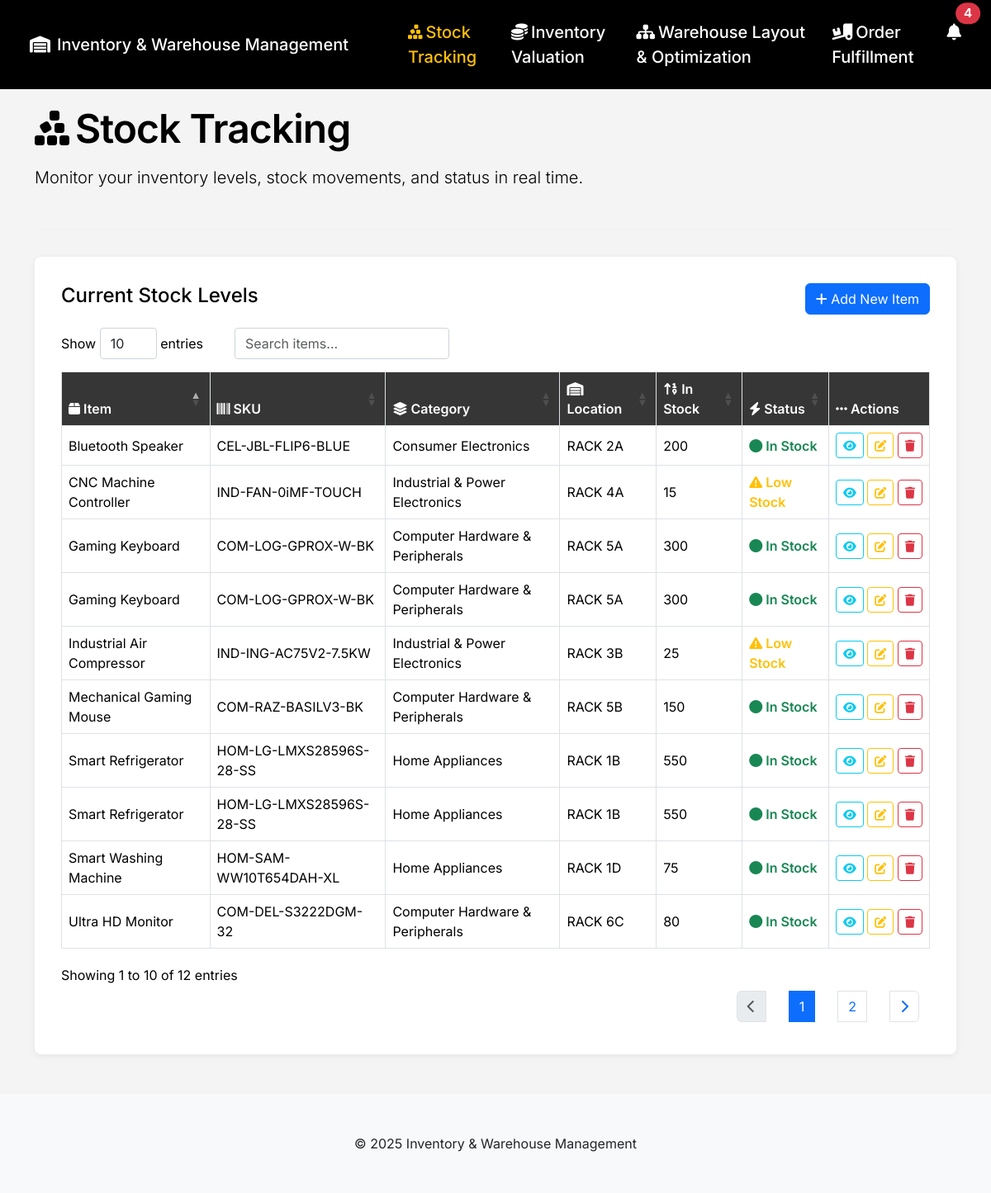
Page /stock-tracking.php on the committed database.
### tables this page shows
CREATE TABLE `stocks` (
  `item` varchar(100) NOT NULL,
  `bar` varchar(255) NOT NULL,
  `category` varchar(100) NOT NULL,
  `location` varchar(100) NOT NULL,
  `price` float(255,2) NOT NULL,
  `id` int(10) NOT NULL,
  `stock` int(255) DEFAULT NULL,
  `notified` tinyint(1) DEFAULT 0
);

### stock-tracking.php (the view, shortened to what this page needs)
<?php include "config/config.php"; ?>
<!DOCTYPE html>
<html lang="en">
<head>
    <link rel="stylesheet" href="https://cdn.jsdelivr.net/npm/bootstrap@5.3.3/dist/css/bootstrap.min.css">
    <link rel="stylesheet" href="https://cdnjs.cloudflare.com/ajax/libs/font-awesome/6.5.2/css/all.min.css">
    <link rel="stylesheet" href="https://cdn.datatables.net/1.13.7/css/dataTables.bootstrap5.min.css">
    <link rel="stylesheet" href="https://cdnjs.cloudflare.com/ajax/libs/animate.css/4.1.1/animate.min.css"/>
</head>
<body>
    <nav class="navbar navbar-expand-lg navbar-dark fixed-top py-3">
        <div class="container-fluid">
            <a class="navbar-brand ps-4" href="index.php">
              <i class="fa-solid fa-warehouse me-2"></i>Inventory & Warehouse Management
            </a>
            <div class="collapse navbar-collapse justify-content-end" id="navbarNav">
                <ul class="navbar-nav gap-3">
                    <li class="nav-item ms-5">
                        <a class="nav-link active" href="stock-tracking.php"><i class="fa-solid fa-cubes-stacked me-1"></i>Stock Tracking</a>
                    </li>
                    <li class="nav-item">
                        <a class="nav-link" href="inventory-valuation.php"><i class="fa-solid fa-coins me-1"></i>Inventory Valuation</a>
                    </li>
                    <li class="nav-item">
                        <a class="nav-link" href="warehouse-layout-optimization.php"><i class="fa-solid fa-sitemap me-1"></i>Warehouse Layout & Optimization</a>
                    </li>
                    <li class="nav-item">
                        <a class="nav-link" href="order-fulfillment.php"><i class="fa-solid fa-truck-ramp-box me-1"></i>Order Fulfillment</a>
                    </li>
                    <li>
                        <div class="nav-item dropdown me-3">
                            <a class="nav-link position-relative" href="#" id="notificationDropdown" data-bs-toggle="dropdown" aria-expanded="false" onclick="markNotificationsSeen()">
                                <i class="fa-solid fa-bell"></i>
                                <span class="position-absolute top-0 start-100 translate-middle badge rounded-pill bg-danger">
                                    <?php
                                    $query = "SELECT COUNT(*) as con FROM stocks WHERE stock < 49 AND notified = 0";
                                    $result = mysqli_query($conn, $query);
                                    echo mysqli_fetch_array($result)['con'];
                                    ?>
                                </span>
                            </a>
                        </div>
                    </li>
                </ul>
            </div>
        </div>
    </nav>
    <div class="container" style="margin-top: 120px;">
        <div class="row mb-4">
            <div class="col-12 animate__animated animate__fadeInLeft">
                <div class="section-title mb-2"><i class="fa-solid fa-cubes-stacked me-2"></i>Stock Tracking</div>
                <p class="lead">Monitor your inventory levels, stock movements, and status in real time.</p>
            </div>
        </div>
        <hr class="divider">
        <div class="main-container section-image-animate">
            <div class="d-flex justify-content-between align-items-center mb-3">
                <h4>Current Stock Levels</h4>
                <button type="button" class="btn btn-primary" data-bs-toggle="modal" data-bs-target="#addItemModal">
                    <i class="fa fa-plus"></i> Add New Item
                </button>
            </div>
            <div class="table-responsive">
                <table class="table table-bordered align-middle" id="stockTable">
                    <thead>
                        <tr>
                            <th scope="col"><i class="fa-solid fa-box"></i> Item</th>
                            <th scope="col"><i class="fa-solid fa-barcode"></i> SKU</th>
                            <th scope="col"><i class="fa-solid fa-layer-group"></i> Category</th>
                            <th scope="col"><i class="fa-solid fa-warehouse"></i> Location</th>
                            <th scope="col"><i class="fa-solid fa-sort-numeric-up"></i> In Stock</th>
                            <th scope="col"><i class="fa-solid fa-bolt"></i> Status</th>
                            <th scope="col"><i class="fa-solid fa-ellipsis-h"></i> Actions</th>
                        </tr>
                    </thead>
                    <tbody>
                        <?php
                        $quer = "SELECT * FROM stocks";
                        $res = mysqli_query($conn, $quer);
                        while($data = mysqli_fetch_array($res)){
                            $status_class = '';
                            $status_icon = '';
                            $status_text = '';
                            if($data['stock'] == 0){
                                $status_class = 'out-stock';
                                $status_icon = 'fa-xmark-circle';
                                $status_text = 'Out of Stock';
                            } elseif($data['stock'] > 50){
                                $status_class = 'in-stock';
                                $status_icon = 'fa-circle';
                                $status_text = 'In Stock';
                            } else {
                                $status_class = 'low-stock';
                                $status_icon = 'fa-triangle-exclamation';
                                $status_text = 'Low Stock';
                            }
                            ?>
                            <tr>
                                <td><?php echo htmlspecialchars($data['item']); ?></td>
                                <td><?php echo htmlspecialchars($data['bar']); ?></td>
                                <td><?php echo htmlspecialchars($data['category']); ?></td>
                                <td><?php echo htmlspecialchars($data['location']); ?></td>
                                <td data-order="<?php echo $data['stock']; ?>"><?php echo $data['stock']; ?></td>
                                <td data-order="<?php echo $data['stock']; ?>">
                                    <span class="stock-status <?php echo $status_class; ?>">
                                        <i class="fa-solid <?php echo $status_icon; ?>"></i> <?php echo $status_text; ?>
                                    </span>
                                </td>
                                <td>
                                    <a href="view.php?barcode=<?php echo urlencode($data['bar']); ?>" class="btn btn-sm btn-outline-info"><i class="fa fa-eye"></i></a>
                                    <a href="edit.php?barcode=<?php echo urlencode($data['bar']); ?>" class="btn btn-sm btn-outline-warning"><i class="fa fa-edit"></i></a>
                                    <a href="delete.php?barcode=<?php echo urlencode($data['bar']); ?>" class="btn btn-sm btn-outline-danger" onclick="return confirm('Are you sure you want to delete this item?');">
                                        <i class="fa fa-trash"></i>
                                    </a>
                                </td>
                            </tr>
                            <?php
                        }
                        ?>
                    </tbody>
                </table>
            </div>
        </div>
    </div>
    <footer class="bg-light text-dark py-5 mt-5">
        <div class="container">
            <div class="text-center">
                &copy; <?php echo date("Y"); ?> Inventory & Warehouse Management
            </div>
        </div>
    </footer>
</body>
</html>

### stock-tracking.php (style rules this page uses)
.table td:nth-child(7) { min-width: 105px; white-space: nowrap; }
:root { --primary: #0d6efd; --warning: #ffc107; --success: #198754; --info: #0dcaf0; }
html { scroll-behavior: smooth; }
body { font-family: 'Inter', Arial, sans-serif; background: #f4f4f4; color: #000; }
footer { bottom: 0; left: 0; right: 0; }
.navbar { background: #000 !important; }
.navbar-brand, .nav-link, .navbar-text { color: #fff !important; font-weight: 500; font-size: 20px; }
.nav-link.active, .nav-link:focus, .nav-link:hover { color: var(--warning) !important; }
.section-title { font-size: 48px; font-weight: 600; letter-spacing: -0.02em; }
.table thead th { background: #363636; color: #fff; font-weight: 600; cursor: pointer; position: relative; }
.table thead th.sorting:after, .table thead th.sorting_asc:after, .table thead th.sorting_desc:after { font-family: "Font Awesome 6 Free"; font-weight: 900; margin-left: 8px; opacity: 0.7; }
.table thead th.sorting:after { content: "\f0dc"; }
.table thead th.sorting_asc:after { content: "\f0de"; }
.table tbody tr { background: #fff; }
.table tbody tr:nth-child(even) { background: #f2f2f2; }
.stock-status.in-stock { color: var(--success); font-weight: 600; }
.stock-status.low-stock { color: var(--warning); font-weight: 600; }
.main-container { margin: 2em auto; max-width: 3000px; background: #fff; padding: 2em; border-radius: 8px; box-shadow: 0 2px 8px 0 #00000011; }
.divider { border-top: 1px solid #E6E6E6; margin: 2rem 0; }

### rows in the picture
stocks: item "Gaming Keyboard", bar "COM-LOG-GPROX-W-BK", category "Computer Hardware & Peripherals", location "RACK 5A", stock "300", stock "In Stock"
stocks: item "Smart Refrigerator", bar "HOM-LG-LMXS28596S-28-SS", category "Home Appliances", location "RACK 1B", stock "550", stock "In Stock"
stocks: item "Gaming Keyboard", bar "COM-LOG-GPROX-W-BK", category "Computer Hardware & Peripherals", location "RACK 5A", stock "300", stock "In Stock"
stocks: item "Smart Refrigerator", bar "HOM-LG-LMXS28596S-28-SS", category "Home Appliances", location "RACK 1B", stock "550", stock "In Stock"
stocks: item "Industrial Air Compressor", bar "IND-ING-AC75V2-7.5KW", category "Industrial & Power Electronics", location "RACK 3B", stock "25", stock "Low Stock"
stocks: item "Mechanical Gaming Mouse", bar "COM-RAZ-BASILV3-BK", category "Computer Hardware & Peripherals", location "RACK 5B", stock "150", stock "In Stock"
stocks: item "Smart Washing Machine", bar "HOM-SAM-WW10T654DAH-XL", category "Home Appliances", location "RACK 1D", stock "75", stock "In Stock"
stocks: item "Bluetooth Speaker", bar "CEL-JBL-FLIP6-BLUE", category "Consumer Electronics", location "RACK 2A", stock "200", stock "In Stock"
stocks: item "CNC Machine Controller", bar "IND-FAN-0iMF-TOUCH", category "Industrial & Power Electronics", location "RACK 4A", stock "15", stock "Low Stock"
stocks: item "Ultra HD Monitor", bar "COM-DEL-S3222DGM-32", category "Computer Hardware & Peripherals", location "RACK 6C", stock "80", stock "In Stock"

### other values in the picture
mysqli_fetch_array($result)['con'] "4"
